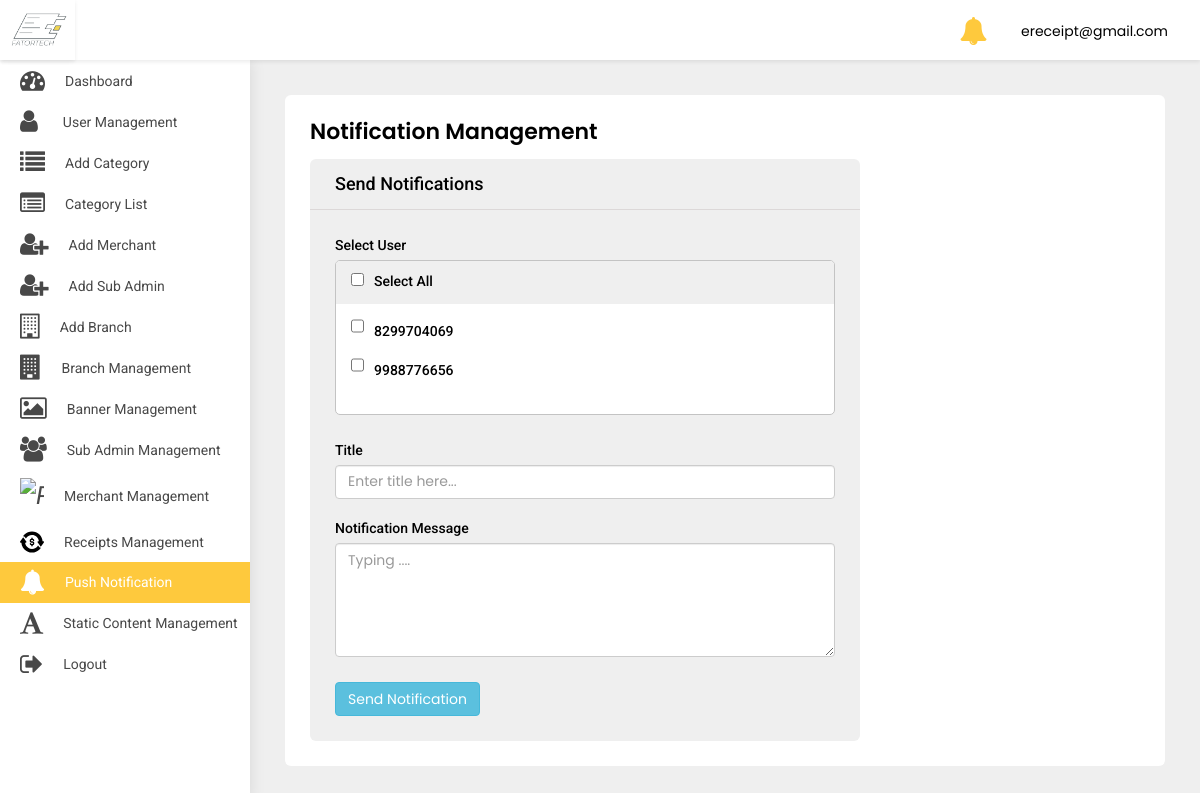
/adminpanel/send-notification/ (signed in), run on an earlier commit of the app's database.
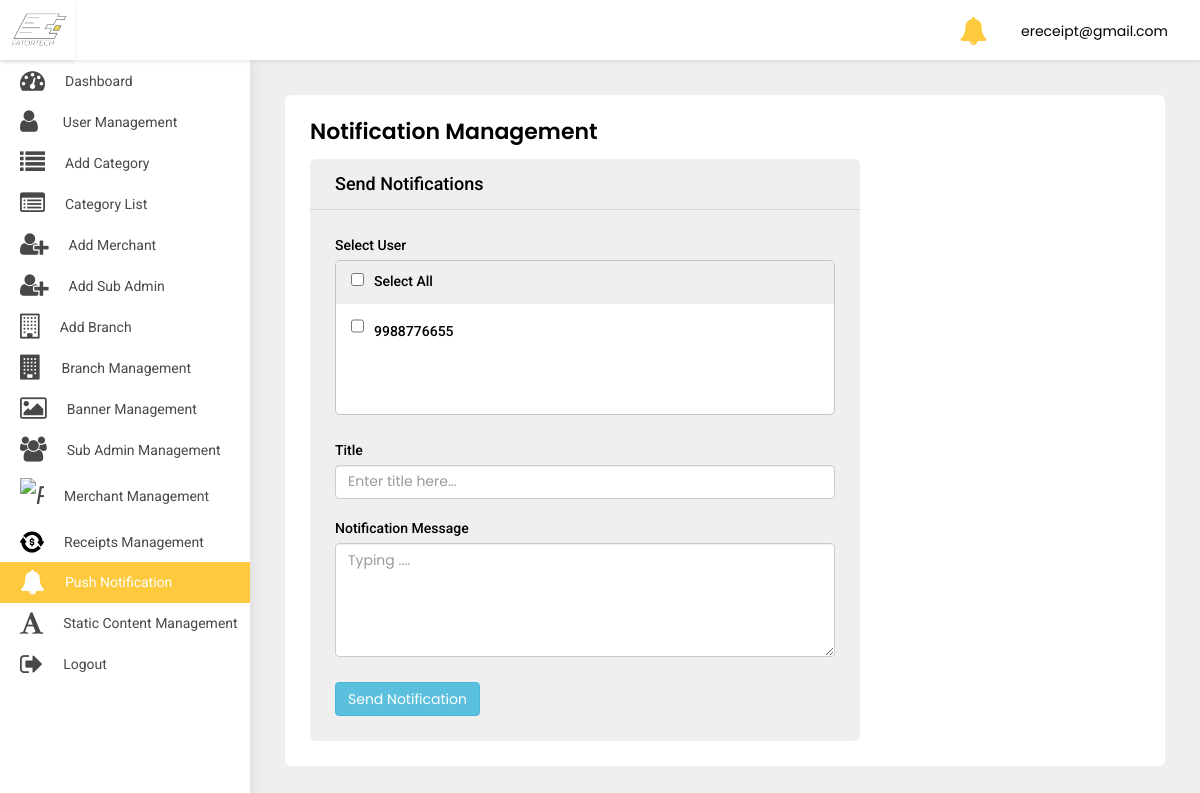
And on a later commit of the database.
### src/models.py (models this page shows)
class User(AbstractBaseUser, PermissionsMixin):
    first_name = models.CharField(default='first name', max_length=100)
    last_name = models.CharField(default='', max_length=100, null=True, blank=True)
    email = models.CharField(default='', max_length=255, unique=True)
    country_code = models.CharField(default='+91', max_length=10)
    phone_number = models.CharField(default='', max_length=18)
    profile_pic = models.ImageField(default='default_profile.png', null=True, blank=True)
    device_token = models.CharField(default='', max_length=500, null=True, blank=True)
    password = models.CharField(default='', max_length=100)
    confirm_password = models.CharField(default='', max_length=100)
    is_merchant = models.BooleanField(default=False)
    is_subadmin = models.BooleanField(default=False)
    created_at = models.DateTimeField(auto_now_add=True)
    is_active = models.BooleanField(default=True)
    is_staff = models.BooleanField(default=False)
    can_manage_merchant = models.BooleanField(default=False)
    can_manage_category = models.BooleanField(default=False)
    can_manage_branch = models.BooleanField(default=False)
    can_manage_receipts = models.BooleanField(default=False)
    can_manage_dashboard = models.BooleanField(default=False)
    objects = UserManager()
    USERNAME_FIELD = 'email'
    class Meta:
        ordering = ('-created_at',)

### adminpanel/views.py (the view, shortened to what this page needs)
# urls.py: path('send-notification/', SendNotification.as_view(),
class SendNotification(LoginRequiredMixin, View):
    model = UserNotification
    form_class = UserNotificationForm
    login_url = 'adminpanel:login'
    def get(self, request, *args, **kwargs):
        users = User.objects.all().exclude(is_superuser=True).exclude(is_merchant=True)
        context = {
            "users": users
        }
        return render(self.request, 'send-notification.html', context)

### adminpanel/templates/send-notification.html (shortened to what this page needs)
{% extends 'base-ereceipt.html' %}
{% block body %}
<div class="WrapperArea">
    <div class="WrapperBox">
        <div class="Small-Wrapper">
            <h4 class="Title">Notification Management</h4>
            <div class="NotificationArea">
                <div class="NotificationForm">
                    <h4>Send Notifications</h4>
                    <form method="post">
                        <div class="form-group">
                            <label>Select User</label>
                            <ul class="Multiple" id="table">
                                <li><label><input type="checkbox" id="selectAll" class="main">Select All</label></li>
                                {% for user in users %}
                                <li><label><input class="checkbox" type="checkbox" name="to" id="checkbox"
                                                  value="{{user.id}}">{{user.phone_number}}</label>
                                </li>
                                {% endfor %}
                            </ul>
                        </div>
                        <div class="form-group">
                            <label>Title</label>
                            <input type="text" class="form-control desc" id="title" name="title" placeholder="Enter title here...">
                            <br>
                            <label>Notification Message</label>
                            <textarea rows="5" class="form-control desc" placeholder="Typing ...."
                                      id="message" name="body"></textarea>
                        </div>
                        <button id="send" class="btn btn-info" onclick="bulkNotification()"><span id="send_btn">Send Notification</span>
                        </button>
                    </form>
                </div>
            </div>
        </div>
    </div>
</div>
{% endblock body %}

What changed in the data, as far as the page shows it:
removed User: phone_number "8299704069"
removed User: phone_number "9988776656"
now on this page (row edited): User: phone_number "9988776655"
